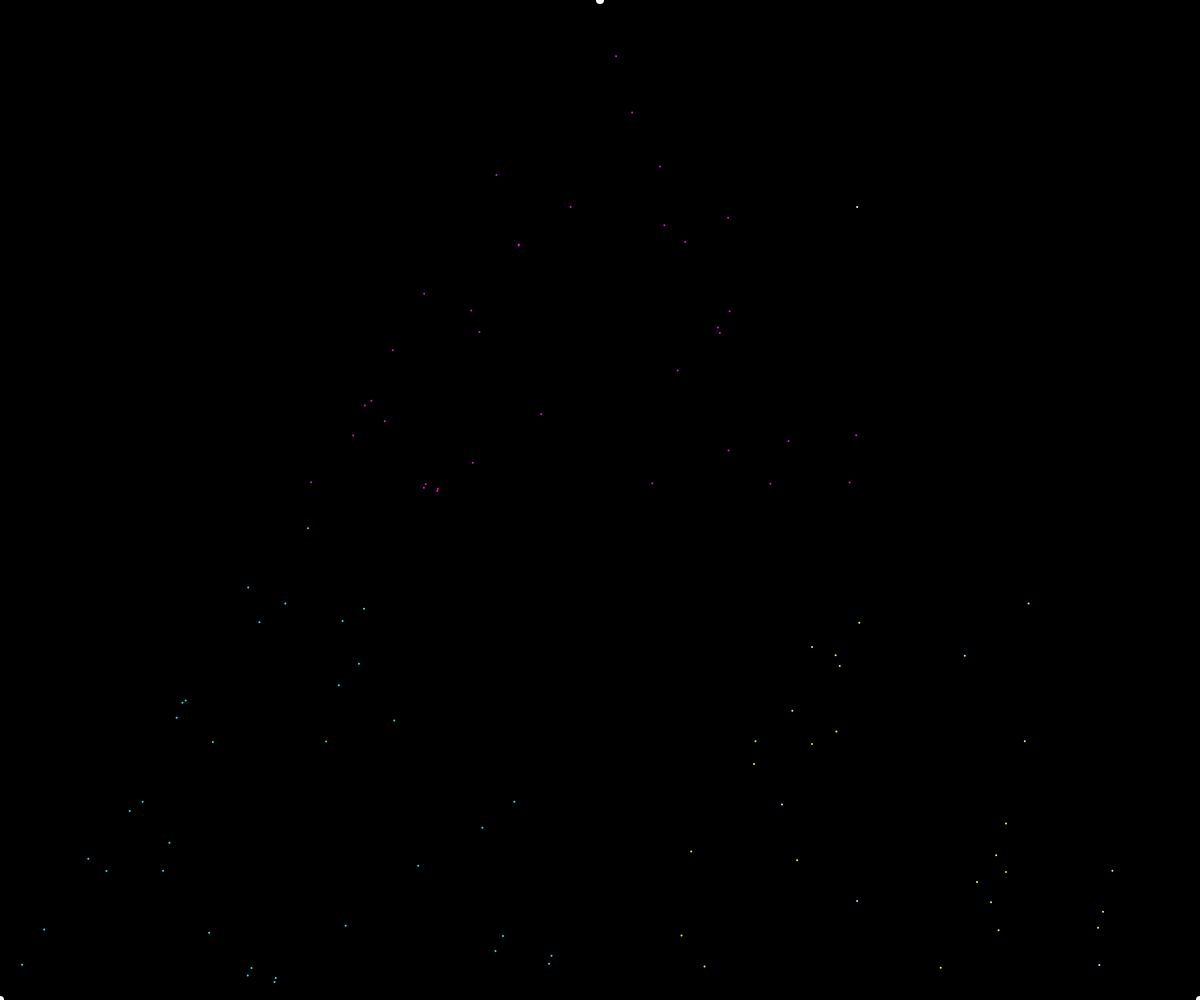
Frame 1 (no input)
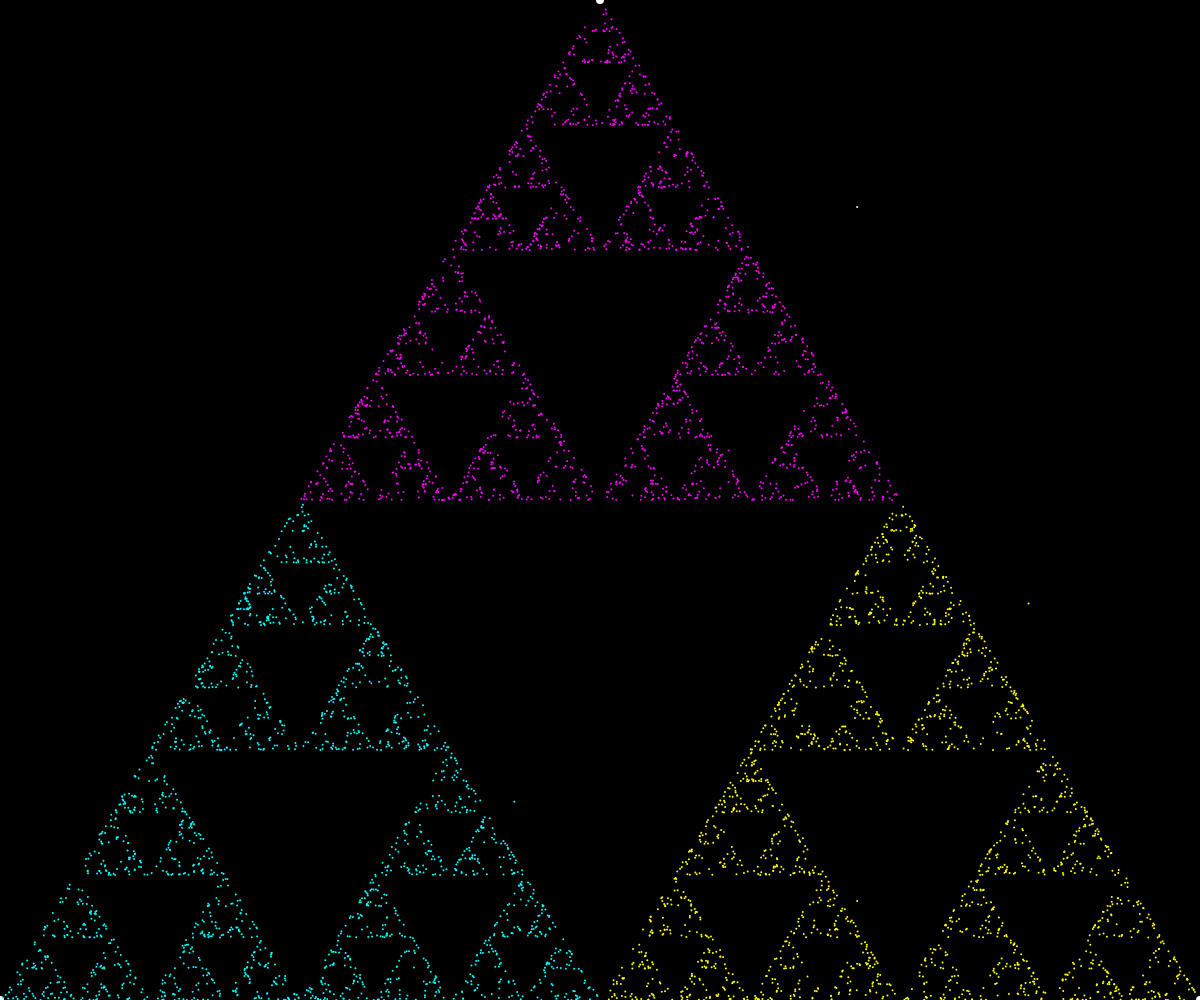
Frame 60 (no input)
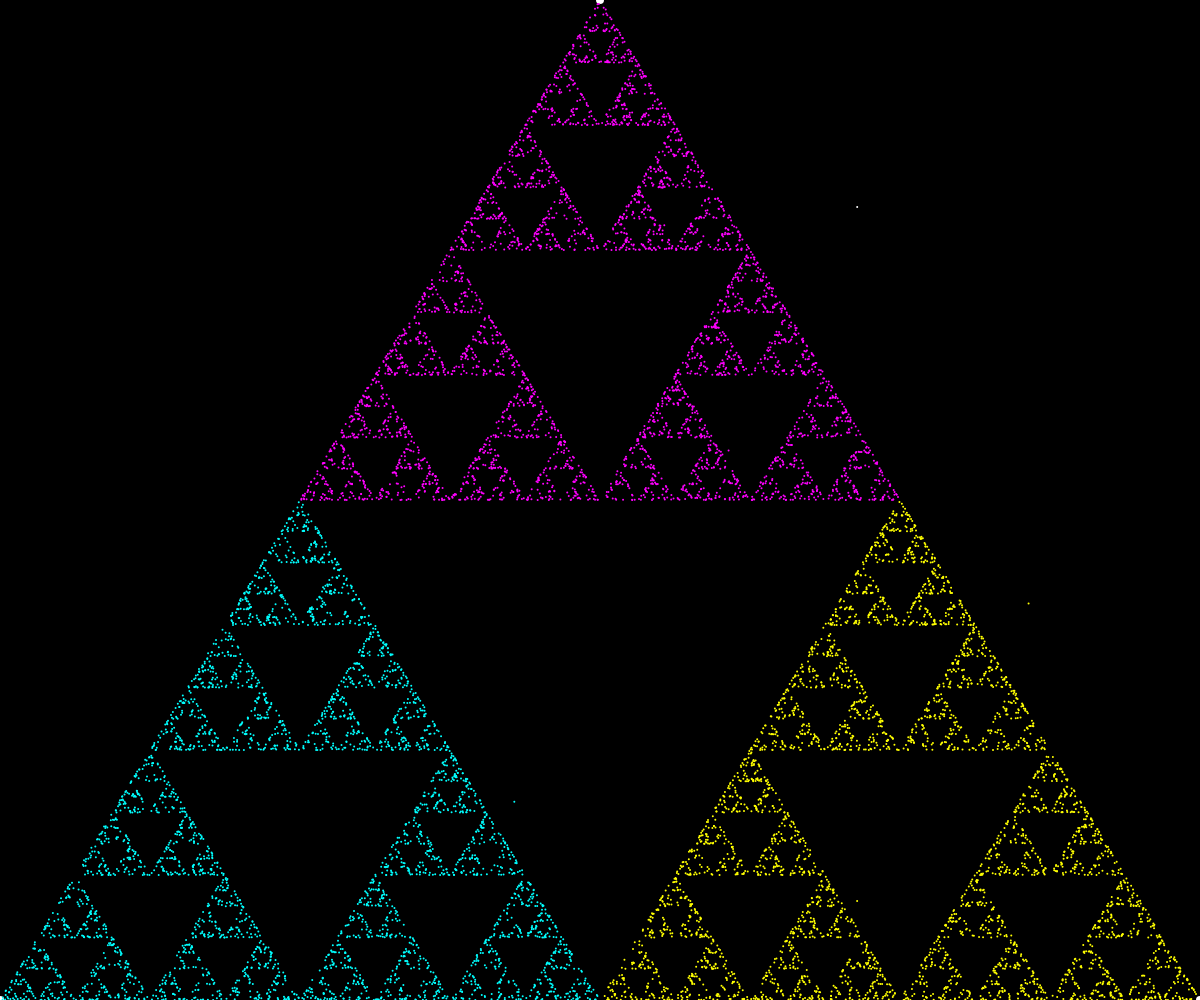
Frame 120 (the mouse pressed at the canvas centre since frame 60)

The p5.js sketch that drew these frames (run headless with seeded random() and noise() and a simulated clock; from frame 60 on, the mouse is pressed at the canvas centre):

// p5.js sketch
// ── sketch.js
// The Chaos Game
// Daniel Shiffman
// Part 1: https://youtu.be/7gNzMtYo9n4
// https://thecodingtrain.com/CodingChallenges/123.1-chaos-game
// Part 2: https://youtu.be/A0NHGTggoOQ
// https://thecodingtrain.com/CodingChallenges/123.2-chaos-game

let ax, ay;
let bx, by;
let cx, cy;
let x, y;

function setup() {
  createCanvas(windowWidth, windowHeight);
  ax = width / 2;
  ay = 0;
  bx = 0;
  by = height;
  cx = width;
  cy = height;
  x = random(width);
  y = random(height);
  background(0);
  stroke(255);
  strokeWeight(8);
  point(ax, ay);
  point(bx, by);
  point(cx, cy);
}

function draw() {
  for (let i = 0; i < 100; i++) {
    strokeWeight(2);
    point(x, y);
    let r = floor(random(3));
    if (r == 0) {
      stroke(255, 0, 255);
      x = lerp(x, ax, 0.5);
      y = lerp(y, ay, 0.5);
    } else if (r == 1) {
      stroke(0, 255, 255);
      x = lerp(x, bx, 0.5);
      y = lerp(y, by, 0.5);
    } else if (r == 2) {
      stroke(255, 255, 0);
      x = lerp(x, cx, 0.5);
      y = lerp(y, cy, 0.5);
    }
  }
}
